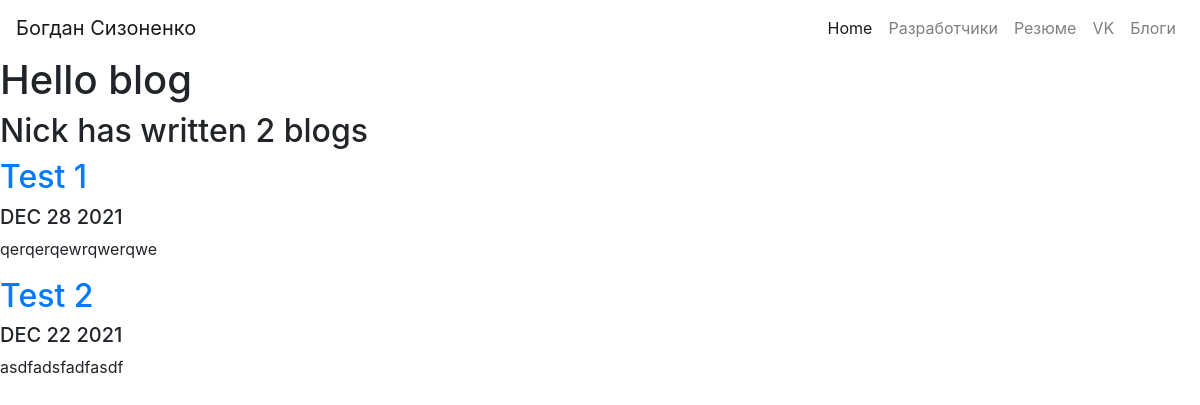
/blog/, run on an earlier commit of the app's database.
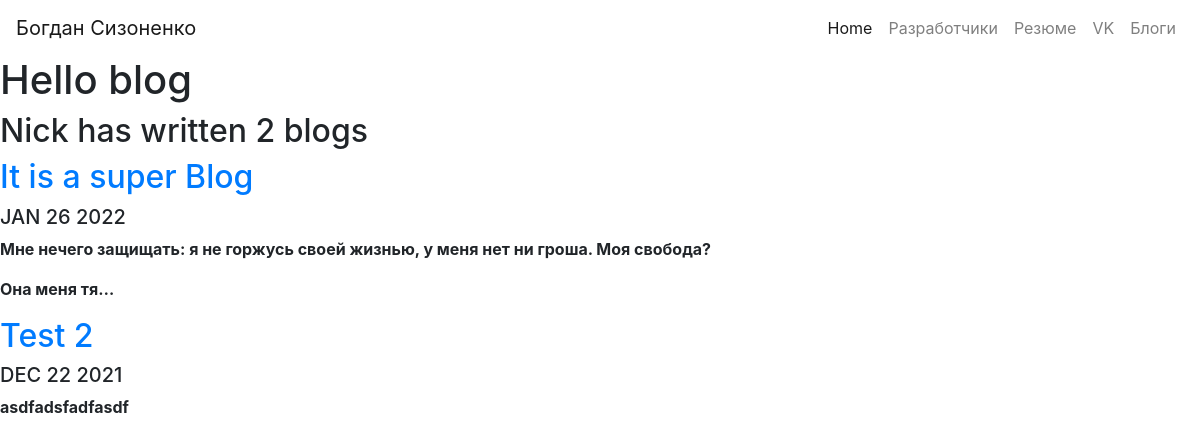
And on a later commit of the database.
### blog/models.py (models this page shows, shortened)
class Blog(models.Model):
    title = models.CharField(max_length=200)
    description = models.TextField()
    date = models.DateField()

### blog/views.py (the view)
def all_blogs(request):
    blogs = Blog.objects.order_by('-date')
    return render(request, 'blog/all_blogs.html', {'blogs':blogs})

### blog/templates/blog/all_blogs.html
{% extends 'portfolio/base.html' %}
{% block content %}
<h1>Hello blog</h1>
<h2>Nick has written {{ blogs.count }} blog{{ blogs.count|pluralize }}</h2>
{% for blog in blogs %}
<a href="{% url 'blog:detail' blog.id %}"><h2>{{ blog.title }}</h2></a>
<h5>{{ blog.date|date:'M d Y' |upper }}</h5>
<p>{{ blog.description|safe|truncatechars:100  }}</p>
{% endfor %}
{% endblock %}

### portfolio/templates/portfolio/base.html (shortened to what this page needs)
<!doctype html>
<html lang="en">
  <head>
    <link rel="stylesheet" href="https://stackpath.bootstrapcdn.com/bootstrap/4.4.1/css/bootstrap.min.css">
  </head>
  <body>
    <nav class="navbar navbar-expand-lg navbar-light bg-white">
        <a class="navbar-brand" href="#">Богдан Сизоненко</a>
        {% load static %}
        <div class="collapse navbar-collapse" id="navbarSupportedContent">
          <ul class="navbar-nav mr-auto">
            <li class="nav-item active">
              <a class="nav-link" href="{% url 'home' %}">Home <span class="sr-only">(current)</span></a>
            </li>
            <li class="nav-item">
              <a class="nav-link" href="{% url 'about' %}" target="_blank">Разработчики</a>
            </li>
            <li class="nav-item">
              <a class="nav-link" href="{% static 'portfolio/v-en.pdf' %}" target="_blank">Резюме</a>
            </li>
            <li class="nav-item">
              <a class="nav-link" href="https://vk.com/colars" target="_blank">VK</a>
            </li>
            <li class="nav-item">
              <a class="nav-link" href="{% url 'blog:all_blogs' %}">Блоги</a>
            </li>
          </ul>
        </div>
      </nav>
 {% block content %}{% endblock %}
  </body>
</html>

What changed in the data, as far as the page shows it:
removed Blog: title "Test 1", date "DEC 28 2021", description "qerqerqewrqwerqwe"
added Blog: title "It is a super Blog", date "JAN 26 2022", description "Мне нечего защищать: я не горжусь своей жизнью, у меня нет ни гроша. Моя свобода? Она меня тя…"
